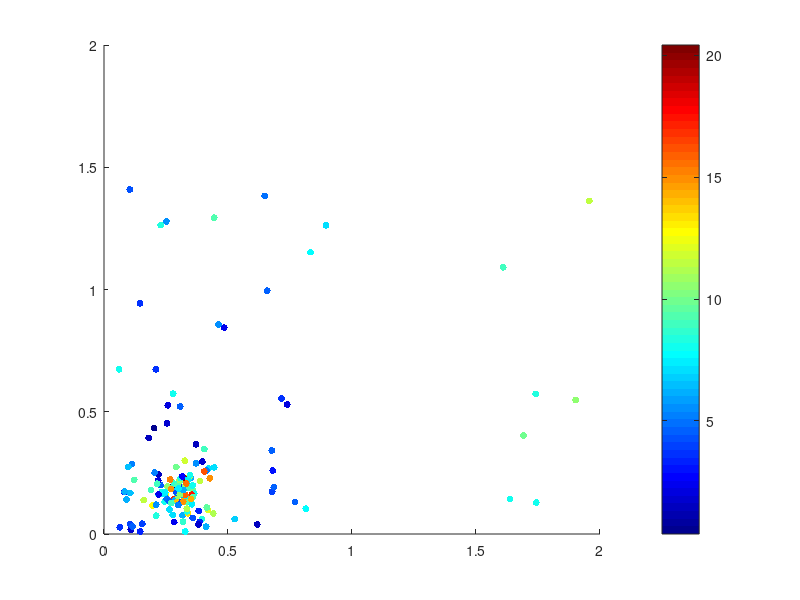

The MATLAB script that drew this image: (Note: this script raises an error after producing the figure.)
%% PROJECT 22: Smoothed Particle Hydrodynamics - 2D Dam Break
% Simplified SPH dam break simulation
% Shows Lagrangian particle nature of meshfree methods

%--- Parameters ---
g     = 9.81;
dt    = 0.005;
t_end = 3.0;
n_steps = round(t_end/dt);

%--- Initial Particle Layout ---
% Water column on left
dx_p  = 0.05;
x_dam = 0.05:dx_p:0.45;
y_dam = 0.05:dx_p:0.85;
[Xd,Yd] = meshgrid(x_dam,y_dam);
pos = [Xd(:),Yd(:)];
N   = size(pos,1);
vel = zeros(N,2);

%--- Domain ---
x_min=0; x_max=2.0;
y_min=0; y_max=1.5;
e    = 0.6;     % Restitution coefficient

fprintf('--- SPH Dam Break Simulation ---\n')
fprintf('Particles : %d\n', N)
fprintf('Domain    : %.1f x %.1f m\n', x_max, y_max)
fprintf('Time steps: %d\n', n_steps)
fprintf('\nRunning simulation...\n')

%--- Smoothing Parameters ---
h     = 0.15;       % Interaction radius
rho0  = 1000;
m_p   = rho0*dx_p^2;
k_p   = 500;        % Pressure stiffness

figure;
plot_interval = 50;

for step = 1:n_steps
    t = step*dt;

    %--- Pressure forces ---
    acc = zeros(N,2);
    acc(:,2) = -g;

    for i = 1:N
        dx = pos(:,1)-pos(i,1);
        dy = pos(:,2)-pos(i,2);
        r  = sqrt(dx.^2+dy.^2);
        nbr = find(r>1e-4 & r<h);

        for j = nbr'
            rij = r(j);
            % Simple repulsive pressure
            f_mag = k_p*(h-rij)/rij;
            acc(i,1) = acc(i,1) + f_mag*dx(j);
            acc(i,2) = acc(i,2) + f_mag*dy(j);
        end
    end

    %--- Damping ---
    acc = acc - 0.5*vel;

    %--- Integrate ---
    vel = vel + acc*dt;
    pos = pos + vel*dt;

    %--- Boundary Conditions ---
    hit = pos(:,1)<x_min+0.01;
    pos(hit,1) = x_min+0.01;
    vel(hit,1) = abs(vel(hit,1))*e;

    hit = pos(:,1)>x_max-0.01;
    pos(hit,1) = x_max-0.01;
    vel(hit,1) = -abs(vel(hit,1))*e;

    hit = pos(:,2)<y_min+0.01;
    pos(hit,2) = y_min+0.01;
    vel(hit,2) = abs(vel(hit,2))*e;

    hit = pos(:,2)>y_max-0.01;
    pos(hit,2) = y_max-0.01;
    vel(hit,2) = -abs(vel(hit,2))*e;

    %--- Plot ---
    if mod(step,plot_interval)==0
        speed = sqrt(vel(:,1).^2+vel(:,2).^2);
        scatter(pos(:,1),pos(:,2),25,speed,'filled')
        colormap('jet')
        colorbar
        clim([0,3])
        hold on
        % Draw walls
        rectangle('Position',[x_min,y_min, ...
                   x_max-x_min,y_max-y_min], ...
                   'EdgeColor','k','LineWidth',2)
        hold off
        xlabel('x (m)'); ylabel('y (m)')
        title(sprintf('SPH Dam Break | t=%.2f s | %d particles', ...
                       t,N))
        xlim([x_min-0.05, x_max+0.05])
        ylim([y_min-0.05, y_max+0.05])
        axis equal
        drawnow
    end
end

fprintf('Simulation complete\n')
fprintf('Final spread: x=[%.2f, %.2f] m\n', ...
         min(pos(:,1)),max(pos(:,1)))
fprintf('Particles spread across %.1f%% of domain\n', ...
         (max(pos(:,1))-min(pos(:,1)))/x_max*100)

saveas(gcf,'sph_dambreak.png')
